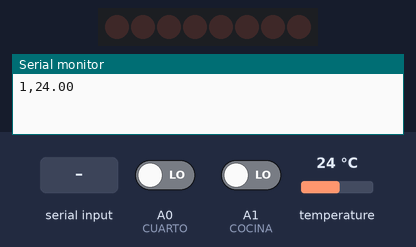
Bench run of a sketch on a simulated Arduino Uno, built with avr-gcc and run on an emulated ATmega328P. Shown: 8 shift-register outputs drawn as a row of LEDs (first output left, lit = HIGH), the last lines printed to the serial monitor. Wiring (inferred from the names in the program): shift register (74HC595): data pin 6; shift clock pin 7; latch pin 5. Wiring (inferred from the signals the program sends): row of LEDs: on Q0, Q1, Q2, Q3, Q4, Q5, Q6, Q7. The test bench sets the inputs (shaded band); at power-on: A0 (CUARTO) LOW, A1 (COCINA) LOW, temperature 24 °C.

Above: at 1.2 s.
1.3 s: "1" received over Serial
At 3.4 s:
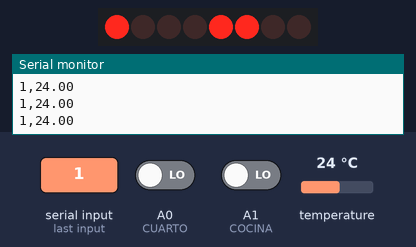
4.0 s: "0" received over Serial
At 6.2 s:
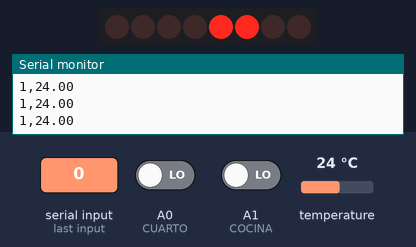
6.5 s: "2" received over Serial
At 8.2 s:
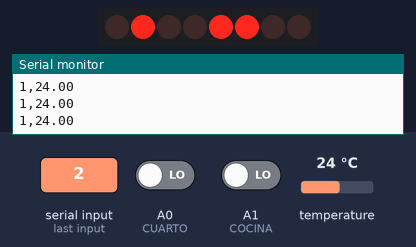
Timing chart, 0 to 9.7 s (numbered marks = the images above; inputs shaded):
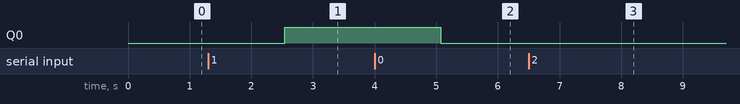

Measured:
- after the input at 1.3 s, Q0: LOW → HIGH after 1.2 s
- after the input at 4.0 s, Q0: HIGH → LOW after 1.1 s

The sketch:

control_serial.ino
```cpp
////////////// LIBRERIAS ///////////////
#include <OneWire.h>
#include <DallasTemperature.h>

////////////// PINES ////////////////
//ShiftRegister 74HC595
#define CLOCK 7
#define DATA 6 //Entrada de datos
#define LATCH 5 //Pasa el estado del registro a los latch de salida

//SensorTemp DS18B20
#define SENSOR 11 //OneWire Bus

//Habitaciones
#define COCINA A1
#define CUARTO A0

/////// CONFIGURA DS18B20 //////////
// Crea una instancia del sensor
OneWire oneWire(SENSOR);
// Pasamos la instancia al "manejador de sensores DS18B20"
DallasTemperature sensors(&oneWire);

/////// VARIABLES GLOBALES //////////
float temperatura;
byte posicion = 1;
byte comando;

////////////// SETUP ///////////////
void setup() {
  // Inicia Serial
  Serial.begin(9600);

  // Entradas
  pinMode(COCINA,INPUT);
  pinMode(CUARTO,INPUT);

  // Salidas
  pinMode(CLOCK, OUTPUT);
  pinMode(DATA, OUTPUT);
  pinMode(LATCH, OUTPUT);

  // Inicia sensores DS18B20
  sensors.begin();
}

void loop() {

  //Cuando no se recibe nada
  if(Serial.available() <= 0) {
    //Envia los datos de los sensores
    sensors.requestTemperatures();
    temperatura = sensors.getTempCByIndex(0);

    if (digitalRead(COCINA) == HIGH)
    {
      posicion = 2;
    }
    else if (digitalRead(CUARTO) == HIGH)
    {
      posicion = 3;
    }
    else
    {
      posicion = 1;
    }

    Serial.print(posicion);
    Serial.print(',');
    Serial.println(temperatura);
    delay(500);
  }
  //Cuando se recibe algo
  //if (Serial.available() > 0)
  else{
    //Lee el byte
    comando = Serial.read();
    digitalWrite(LATCH, LOW);
    shiftOut(DATA, CLOCK, MSBFIRST, comando);
    digitalWrite(LATCH, HIGH);
  }
}
```
